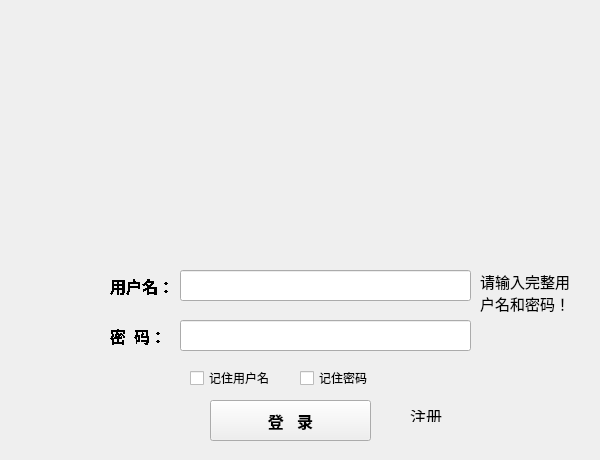
<?xml version="1.0" encoding="UTF-8"?>
<ui version="4.0">
 <class>LoginWd</class>
 <widget class="QWidget" name="LoginWd">
  <property name="windowModality">
   <enum>Qt::ApplicationModal</enum>
  </property>
  <property name="geometry">
   <rect>
    <x>0</x>
    <y>0</y>
    <width>600</width>
    <height>460</height>
   </rect>
  </property>
  <property name="windowTitle">
   <string>Form</string>
  </property>
  <property name="layoutDirection">
   <enum>Qt::LeftToRight</enum>
  </property>
  <widget class="QLabel" name="userNameLabel">
   <property name="geometry">
    <rect>
     <x>110</x>
     <y>270</y>
     <width>71</width>
     <height>31</height>
    </rect>
   </property>
   <property name="font">
    <font>
     <family>幼圆</family>
     <pointsize>12</pointsize>
     <weight>75</weight>
     <bold>true</bold>
     <stylestrategy>NoAntialias</stylestrategy>
    </font>
   </property>
   <property name="text">
    <string>用户名：</string>
   </property>
  </widget>
  <widget class="QLabel" name="passwdLabel">
   <property name="geometry">
    <rect>
     <x>110</x>
     <y>320</y>
     <width>71</width>
     <height>31</height>
    </rect>
   </property>
   <property name="font">
    <font>
     <family>幼圆</family>
     <pointsize>12</pointsize>
     <weight>75</weight>
     <bold>true</bold>
     <stylestrategy>NoAntialias</stylestrategy>
    </font>
   </property>
   <property name="text">
    <string>密  码：</string>
   </property>
  </widget>
  <widget class="QPushButton" name="LoginButton">
   <property name="geometry">
    <rect>
     <x>210</x>
     <y>400</y>
     <width>161</width>
     <height>41</height>
    </rect>
   </property>
   <property name="font">
    <font>
     <pointsize>12</pointsize>
     <weight>75</weight>
     <bold>true</bold>
    </font>
   </property>
   <property name="text">
    <string>登   录</string>
   </property>
  </widget>
  <widget class="QLineEdit" name="userNameInput">
   <property name="geometry">
    <rect>
     <x>180</x>
     <y>270</y>
     <width>291</width>
     <height>31</height>
    </rect>
   </property>
   <property name="font">
    <font>
     <pointsize>12</pointsize>
    </font>
   </property>
   <property name="text">
    <string/>
   </property>
  </widget>
  <widget class="QLineEdit" name="passwdInput">
   <property name="geometry">
    <rect>
     <x>180</x>
     <y>320</y>
     <width>291</width>
     <height>31</height>
    </rect>
   </property>
   <property name="font">
    <font>
     <pointsize>11</pointsize>
    </font>
   </property>
   <property name="text">
    <string notr="true"/>
   </property>
  </widget>
  <widget class="QLabel" name="RegisterLabel">
   <property name="geometry">
    <rect>
     <x>410</x>
     <y>410</y>
     <width>54</width>
     <height>12</height>
    </rect>
   </property>
   <property name="font">
    <font>
     <family>楷体</family>
     <pointsize>12</pointsize>
    </font>
   </property>
   <property name="text">
    <string>注册</string>
   </property>
  </widget>
  <widget class="QLabel" name="Imglabel">
   <property name="geometry">
    <rect>
     <x>0</x>
     <y>0</y>
     <width>600</width>
     <height>230</height>
    </rect>
   </property>
   <property name="text">
    <string/>
   </property>
  </widget>
  <widget class="QCheckBox" name="rememberUserName">
   <property name="geometry">
    <rect>
     <x>190</x>
     <y>370</y>
     <width>91</width>
     <height>16</height>
    </rect>
   </property>
   <property name="text">
    <string>记住用户名</string>
   </property>
  </widget>
  <widget class="QCheckBox" name="rememberPasswd">
   <property name="geometry">
    <rect>
     <x>300</x>
     <y>370</y>
     <width>91</width>
     <height>16</height>
    </rect>
   </property>
   <property name="text">
    <string>记住密码</string>
   </property>
  </widget>
  <widget class="QLabel" name="messageLabel">
   <property name="geometry">
    <rect>
     <x>480</x>
     <y>270</y>
     <width>101</width>
     <height>81</height>
    </rect>
   </property>
   <property name="font">
    <font>
     <pointsize>11</pointsize>
    </font>
   </property>
   <property name="focusPolicy">
    <enum>Qt::NoFocus</enum>
   </property>
   <property name="contextMenuPolicy">
    <enum>Qt::NoContextMenu</enum>
   </property>
   <property name="acceptDrops">
    <bool>false</bool>
   </property>
   <property name="text">
    <string>请输入完整用户名和密码！</string>
   </property>
   <property name="textFormat">
    <enum>Qt::AutoText</enum>
   </property>
   <property name="scaledContents">
    <bool>false</bool>
   </property>
   <property name="alignment">
    <set>Qt::AlignLeading|Qt::AlignLeft|Qt::AlignTop</set>
   </property>
   <property name="wordWrap">
    <bool>true</bool>
   </property>
  </widget>
 </widget>
 <resources/>
 <connections/>
</ui>
